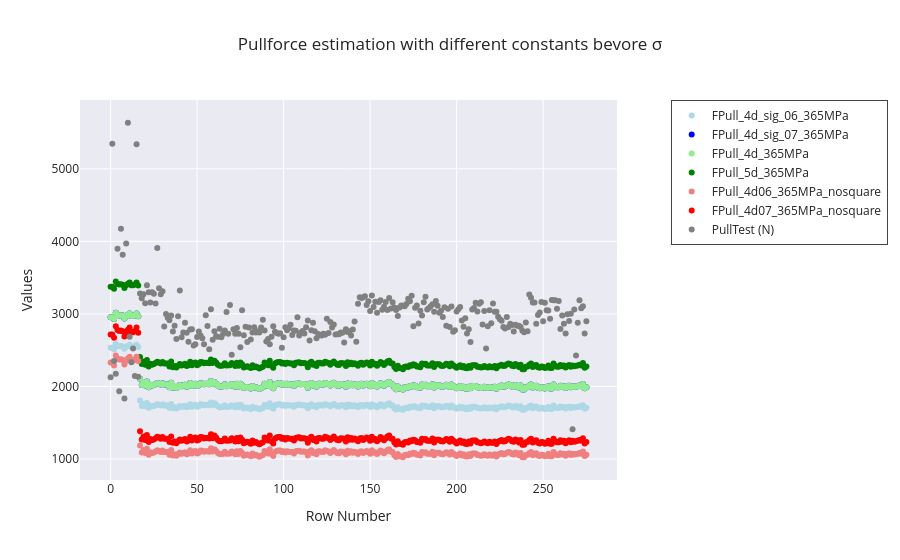

Write notebook code for a chart like this one.
### Code cell
x = train_df_c.index

fig = go.Figure()

groups = {
    "sig": {
        "cols": ["FPull_4d_sig_06_365MPa", "FPull_4d_sig_07_365MPa"],
        "colors": ["lightblue", "blue"]
    },
    "365MPa": {
        "cols": ["FPull_4d_365MPa", "FPull_5d_365MPa"],
        "colors": ["lightgreen", "green"]
    },
    "nosquare": {
        "cols": ["FPull_4d06_365MPa_nosquare", "FPull_4d07_365MPa_nosquare"],
        "colors": ["lightcoral", "red"]
    }
}

# --- Pull force groups ---
for info in groups.values():
    for col, col_color in zip(info["cols"], info["colors"]):
        fig.add_trace(
            go.Scatter(
                x=x,
                y=train_df_c[col],
                mode="markers",          # <-- no lines
                name=col,
                marker=dict(color=col_color, size=6)
            )
        )

# --- PullTest ---
fig.add_trace(
    go.Scatter(
        x=x,
        y=train_df_c["PullTest (N)"],
        mode="markers",
        name="PullTest (N)",
        marker=dict(color="grey", size=6)
    )
)

fig.update_layout(
    title="Pullforce estimation with different constants bevore σ ",
    xaxis_title="Row Number",
    yaxis_title="Values",
    template="seaborn",
    legend=dict(
        x=1.1,
        y=1,
        xanchor="left",
        borderwidth=1
    ),
    margin=dict(r=200)
)

fig.show()

### Figure 1 — Plotly figure (JSON) as saved in the notebook; plotly's stock layout.template omitted (floating-point values rounded to 4 significant figures; data arrays with more than 128 entries replaced by an {"elided": "..."} marker saying what was removed)
{"data": [{"marker": {"color": "lightblue", "size": 6}, "mode": "markers", "name": "FPull_4d_sig_06_365MPa", "type": "scatter", "x": {"elided": "276 int values"}, "y": {"elided": "276 float values"}}, {"marker": {"color": "blue", "size": 6}, "mode": "markers", "name": "FPull_4d_sig_07_365MPa", "type": "scatter", "x": {"elided": "276 int values"}, "y": {"elided": "276 float values"}}, {"marker": {"color": "lightgreen", "size": 6}, "mode": "markers", "name": "FPull_4d_365MPa", "type": "scatter", "x": {"elided": "276 int values"}, "y": {"elided": "276 float values"}}, {"marker": {"color": "green", "size": 6}, "mode": "markers", "name": "FPull_5d_365MPa", "type": "scatter", "x": {"elided": "276 int values"}, "y": {"elided": "276 float values"}}, {"marker": {"color": "lightcoral", "size": 6}, "mode": "markers", "name": "FPull_4d06_365MPa_nosquare", "type": "scatter", "x": {"elided": "276 int values"}, "y": {"elided": "276 float values"}}, {"marker": {"color": "red", "size": 6}, "mode": "markers", "name": "FPull_4d07_365MPa_nosquare", "type": "scatter", "x": {"elided": "276 int values"}, "y": {"elided": "276 float values"}}, {"marker": {"color": "grey", "size": 6}, "mode": "markers", "name": "PullTest (N)", "type": "scatter", "x": {"elided": "276 int values"}, "y": {"elided": "276 float values"}}], "layout": {"legend": {"borderwidth": 1, "x": 1.1, "xanchor": "left", "y": 1}, "margin": {"r": 200}, "title": {"text": "Pullforce estimation with different constants bevore σ "}, "xaxis": {"title": {"text": "Row Number"}}, "yaxis": {"title": {"text": "Values"}}}}
